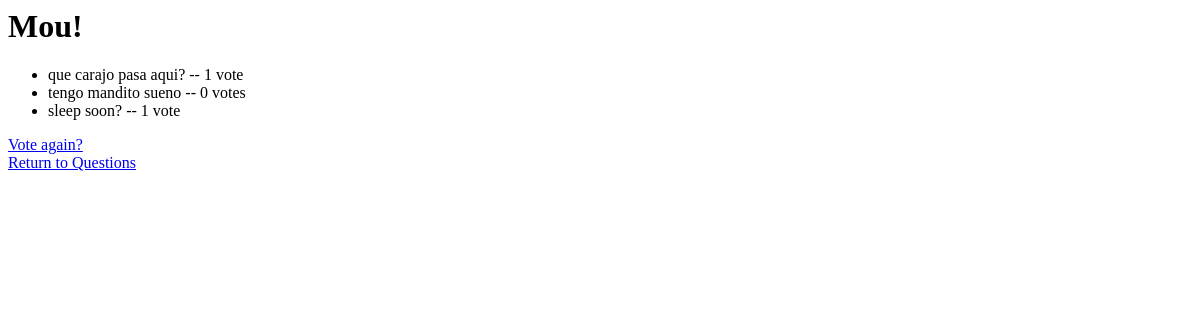
Before: /polls/5/results/ with the older database file.
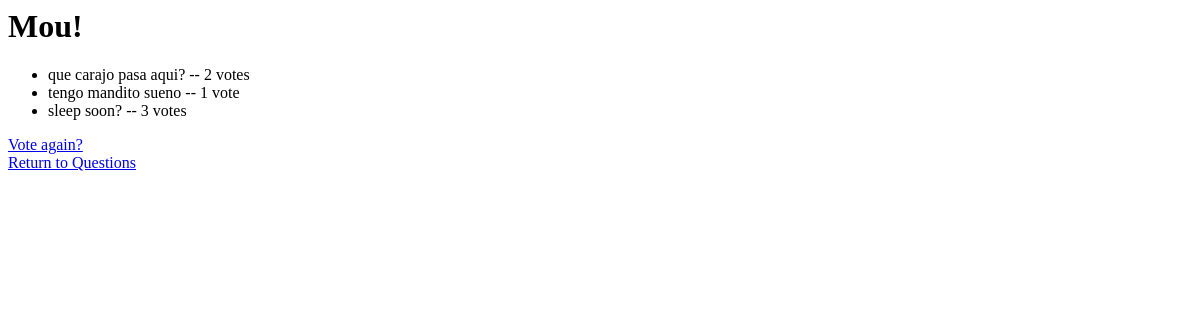
After: the same page with the newer database file.
### polls/models.py (models this page shows, shortened)
class Choice(models.Model):
		question = models.ForeignKey(Question)
		choice_text = models.CharField(max_length=200)
		votes = models.IntegerField(default=0)

### polls/views.py (the view)
# urls.py: url(r'^(?P<pk>[0-9]+)/results/$', views.ResultsView.as_view(), name='results'),   # /polls/5/results/
class ResultsView(generic.DetailView):
	model = Question
	template_name = 'polls/results.html'

### polls/templates/polls/results.html
<h1>
	{{ question.question_date }}
</h1>
<ul>
	{% for choice in question.choice_set.all %}
	<li>
		{{ choice.choice_text }} -- {{ choice.votes }} vote{{ choice.votes|pluralize }}
	{% endfor %}
</ul>
<a href="{% url 'polls:detail' question.id %}">Vote again?</a><br>
<a href="{% url 'polls:index' %}">Return to Questions</a>

Changed rows visible on the page:
changed Choice "que carajo pasa aqui?": votes "1" → "2"
changed Choice "tengo mandito sueno": votes "0" → "1"
changed Choice "sleep soon?": votes "1" → "3"
